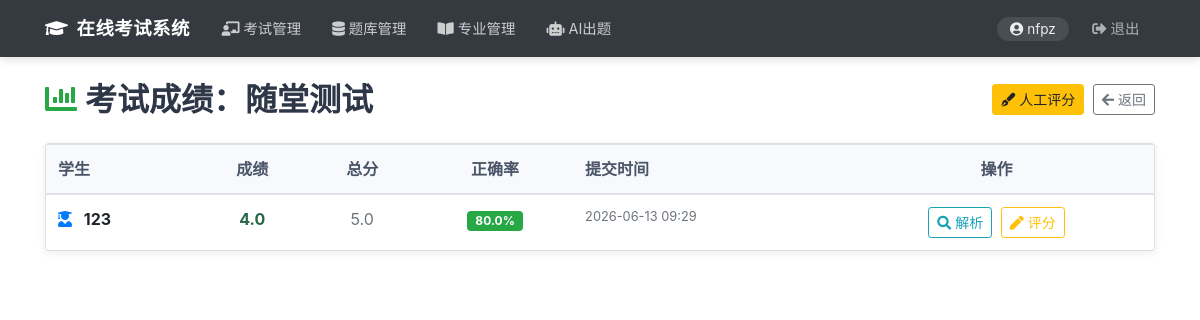
The page /exams/1/results (signed in) on the database its author committed.
### database/models.py (models this page shows, shortened)
class User(db.Model, UserMixin):
    id = db.Column(db.Integer, primary_key=True)
    username = db.Column(db.String(20), unique=True, nullable=False)
    email = db.Column(db.String(120), unique=True)  # , nullable=False)
    password_hash = db.Column(db.String(60), nullable=False)
    role = db.Column(db.String(20), nullable=False)
    created_at = db.Column(db.DateTime, nullable=False, default=datetime.utcnow)
    def is_teacher(self):
        return self.role == RoleEnum.TEACHER

class Exam(db.Model):
    id = db.Column(db.Integer, primary_key=True)
    title = db.Column(db.String(100), nullable=False)
    description = db.Column(db.Text)
    start_time = db.Column(db.DateTime, nullable=False)
    end_time = db.Column(db.DateTime, nullable=False)
    duration = db.Column(db.Integer, nullable=False)  # 分钟
    status = db.Column(db.String(20), nullable=False, default=ExamStatusEnum.DRAFT)
    creator_id = db.Column(db.Integer, db.ForeignKey('user.id'), nullable=False)
    created_at = db.Column(db.DateTime, nullable=False, default=datetime.utcnow)
    creator = db.relationship('User', backref='exams', lazy=True)
    exam_questions = db.relationship('ExamQuestion', backref='exam', lazy=True)
    exam_students = db.relationship('ExamStudent', backref='exam', lazy=True)
    sessions = db.relationship('ExamSession', backref='exam', lazy=True)
    results = db.relationship('Result', backref='exam', lazy=True)

class Result(db.Model):
    id = db.Column(db.Integer, primary_key=True)
    exam_id = db.Column(db.Integer, db.ForeignKey('exam.id'), nullable=False)
    student_id = db.Column(db.Integer, db.ForeignKey('user.id'), nullable=False)
    score = db.Column(db.Float, nullable=False)
    total_score = db.Column(db.Float, nullable=False)
    submitted_at = db.Column(db.DateTime, nullable=False, default=datetime.utcnow)
    ai_analysis = db.Column(db.Text)
    student = db.relationship('User', backref='results', lazy=True)

### exam/routes.py (the view)
@exam_bp.route("/exams/<int:id>/results")
@login_required
def view_results(id):
    if not current_user.is_teacher():
        flash('无权访问', 'danger')
        return redirect(url_for('home'))
    exam = Exam.query.get_or_404(id)
    if exam.creator_id != current_user.id:
        flash('无权查看此考试成绩', 'danger')
        return redirect(url_for('exam.dashboard'))
    return render_template('exam/results.html', exam=exam)

### app.py (called while the page is built, shortened)
@login_manager.user_loader
def load_user(user_id):
    from database.models import User
    return db.session.get(User, int(user_id))

@app.before_request
def auto_end_expired_exams():
    from database.models import Exam, ExamSession, ExamStatusEnum, Answer, ExamQuestion, Result, Question, QuestionTypeEnum
    OBJECTIVE_TYPES = {'single_choice', 'multiple_choice', 'true_false', 'fill_blank'}
    try:
        now = datetime.now()
        expired_exams = Exam.query.filter(
            Exam.status == ExamStatusEnum.PUBLISHED,
            Exam.end_time < now
        ).all()
        if expired_exams:
            db.session.commit()
    except Exception:
        db.session.rollback()

### templates/exam/results.html (shortened to what this page needs)
<!DOCTYPE html>
<html lang="zh-CN">
<head>
    <link rel="stylesheet" href="https://maxcdn.bootstrapcdn.com/bootstrap/4.5.2/css/bootstrap.min.css">
    <link rel="stylesheet" href="https://cdnjs.cloudflare.com/ajax/libs/font-awesome/5.15.4/css/all.min.css">
</head>
<body>
    {% include 'layout/header.html' %}
    <div class="container mt-4">
        <div class="page-header">
            <h2><i class="fas fa-chart-bar mr-2 text-success"></i>考试成绩：{{ exam.title }}</h2>
            <div>
                <a href="{{ url_for('result.grading_list', exam_id=exam.id) }}" class="btn btn-warning btn-sm mr-1">
                    <i class="fas fa-pen-fancy mr-1"></i>人工评分
                </a>
                <a href="{{ url_for('exam.dashboard') }}" class="btn btn-outline-secondary btn-sm">
                    <i class="fas fa-arrow-left mr-1"></i>返回
                </a>
            </div>
        </div>
        <div class="card">
            <div class="card-body p-0">
                {% if exam.results %}
                <div class="table-responsive">
                    <table class="table table-hover mb-0">
                        <thead>
                            <tr>
                                <th>学生</th>
                                <th class="text-center">成绩</th>
                                <th class="text-center">总分</th>
                                <th class="text-center">正确率</th>
                                <th>提交时间</th>
                                <th class="text-center">操作</th>
                            </tr>
                        </thead>
                        <tbody>
                            {% for result in exam.results %}
                            {% set pct = (result.score / result.total_score * 100) if result.total_score > 0 else 0 %}
                            <tr>
                                <td class="font-weight-bold">
                                    <i class="fas fa-user-graduate text-primary mr-2"></i>
                                    {{ result.student.username }}
                                </td>
                                <td class="text-center font-weight-bold" style="color:{{ '#276749' if pct >= 70 else ('#9c4221' if pct >= 40 else '#c53030') }}">
                                    {{ result.score }}
                                </td>
                                <td class="text-center text-muted">{{ result.total_score }}</td>
                                <td class="text-center">
                                    <span class="badge {{ 'badge-success' if pct >= 70 else ('badge-warning' if pct >= 40 else 'badge-danger') }} px-2 py-1">
                                        {{ pct|round(1) }}%
                                    </span>
                                </td>
                                <td class="text-muted small">{{ result.submitted_at.strftime('%Y-%m-%d %H:%M') }}</td>
                                <td class="text-center">
                                    {% if exam.status == 'ended' %}
                                        <a href="{{ url_for('result.view_analysis', exam_id=exam.id, student_id=result.student_id) }}"
                                           class="btn btn-sm btn-outline-info mr-1" title="查看解析">
                                            <i class="fas fa-search mr-1"></i>解析
                                        </a>
                                    {% endif %}
                                    <a href="{{ url_for('result.grading_detail', exam_id=exam.id, student_id=result.student_id) }}"
                                       class="btn btn-sm btn-outline-warning" title="人工评分">
                                        <i class="fas fa-pen mr-1"></i>评分
                                    </a>
                                </td>
                            </tr>
                            {% endfor %}
                        </tbody>
                    </table>
                </div>
                {% else %}
                <div class="text-center py-5 text-muted">
                    <i class="fas fa-inbox" style="font-size:2.5rem"></i>
                    <p class="mt-2">暂无成绩记录</p>
                </div>
                {% endif %}
            </div>
        </div>
    </div>
</body>
</html>

### templates/layout/header.html (shortened to what this page needs)
<!DOCTYPE html>
<html lang="zh-CN">
<head>
    <link rel="stylesheet" href="https://maxcdn.bootstrapcdn.com/bootstrap/4.5.2/css/bootstrap.min.css">
    <link rel="stylesheet" href="https://cdnjs.cloudflare.com/ajax/libs/font-awesome/5.15.4/css/all.min.css">
</head>
<body>
    <nav class="navbar navbar-expand-lg navbar-dark bg-dark">
        <div class="container">
            <a class="navbar-brand" href="/">
                <i class="fas fa-graduation-cap mr-2"></i>在线考试系统
            </a>
            <div class="collapse navbar-collapse" id="mainNav">
                <ul class="navbar-nav mr-auto">
                    {% if current_user.is_authenticated %}
                        {% if current_user.is_teacher() %}
                            <li class="nav-item">
                                <a class="nav-link" data-path="/dashboard" href="{{ url_for('exam.dashboard') }}">
                                    <i class="fas fa-chalkboard-teacher mr-1"></i>考试管理
                                </a>
                            </li>
                            <li class="nav-item">
                                <a class="nav-link" data-path="/questions" href="{{ url_for('question_bank.list_questions') }}">
                                    <i class="fas fa-database mr-1"></i>题库管理
                                </a>
                            </li>
                            <li class="nav-item">
                                <a class="nav-link" data-path="/majors" href="{{ url_for('question_bank.manage_majors') }}">
                                    <i class="fas fa-book-open mr-1"></i>专业管理
                                </a>
                            </li>
                            <li class="nav-item">
                                <a class="nav-link" data-path="/ai/generate" href="{{ url_for('ai.generate_questions') }}">
                                    <i class="fas fa-robot mr-1"></i>AI出题
                                </a>
                            </li>
                        {% endif %}
                    {% endif %}
                </ul>
                <ul class="navbar-nav align-items-center">
                    {% if current_user.is_authenticated %}
                        <li class="nav-item">
                            <span class="user-badge">
                                <i class="fas fa-user-circle mr-1"></i>{{ current_user.username }}
                            </span>
                        </li>
                        <li class="nav-item">
                            <a class="nav-link logout-link" href="{{ url_for('auth.logout') }}">
                                <i class="fas fa-sign-out-alt mr-1"></i>退出
                            </a>
                        </li>
                    {% endif %}
                </ul>
            </div>
        </div>
    </nav>

### templates/exam/results.html (style rules this page uses)
body { background-color: #f5f7fa; }
.page-header { display: flex; align-items: center; justify-content: space-between; margin-bottom: 1.5rem; flex-wrap: wrap; gap: 0.5rem; }
.page-header h2 { margin: 0; font-weight: 600; color: #2d3748; }
.card { border: none; box-shadow: 0 2px 8px rgba(0,0,0,0.08); border-radius: 10px; }
.table thead th { background-color: #f8f9fc; font-weight: 600; color: #4a5568; border-bottom: 2px solid #e2e8f0; white-space: nowrap; }
.table td { vertical-align: middle; }

### templates/layout/header.html (style rules this page uses)
.navbar { box-shadow: 0 2px 10px rgba(0,0,0,0.15); padding: 0.6rem 1rem; }
.navbar-brand { font-weight: 700; font-size: 1.15rem; letter-spacing: 0.5px; }
.navbar .nav-link { padding: 0.5rem 0.85rem !important; border-radius: 6px; margin: 0 2px; font-size: 0.9rem; transition: all 0.2s ease; color: rgba(255,255,255,0.75) !important; }
.navbar .user-badge { color: rgba(255,255,255,0.9); font-size: 0.85rem; background: rgba(255,255,255,0.1); border-radius: 20px; padding: 0.25rem 0.8rem; margin-right: 0.5rem; }
.navbar .nav-link.logout-link { color: rgba(255,255,255,0.6) !important; }

### rows shown on the page
User: username "nfpz"
Exam: title "随堂测试"
Result: student.username "123", score "4.0", total_score "5.0", pct "80.0", submitted_at "2026-06-13 09:29"
